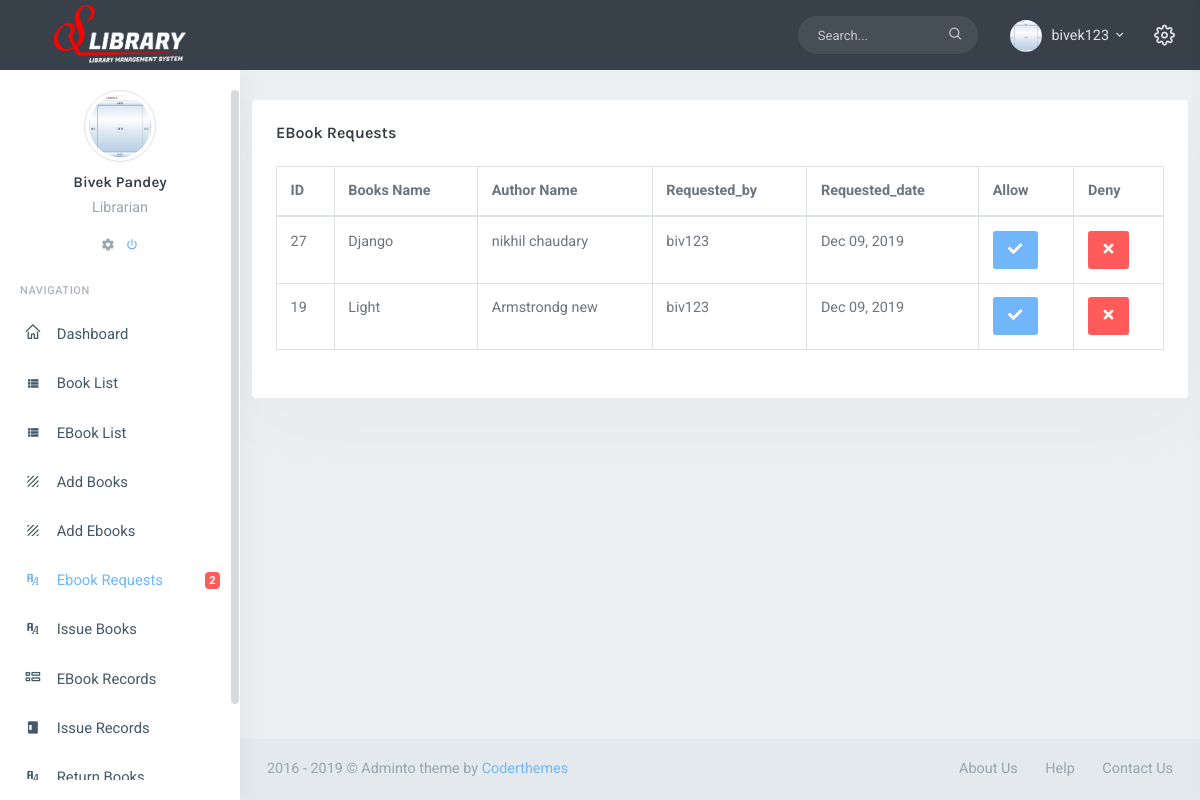
The app's page /view-ebook-request/ (signed in), older data.
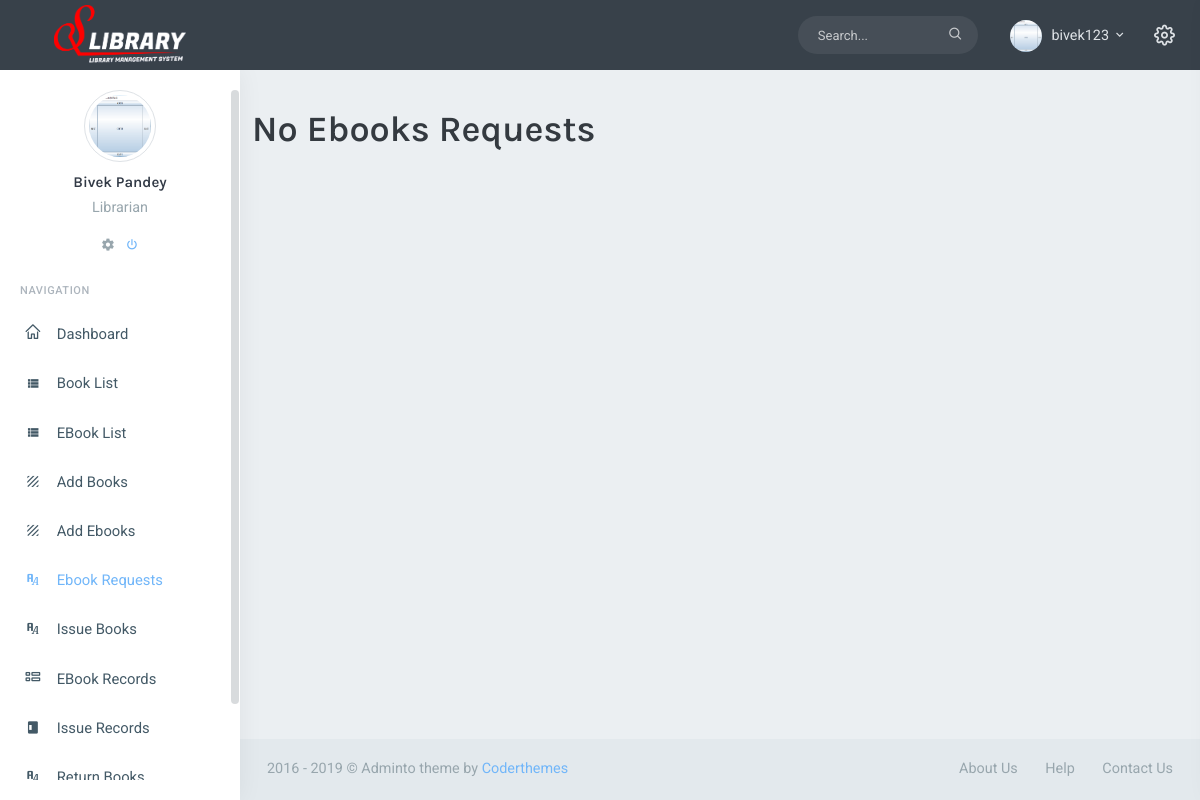
The same page, newer data.
### account/models.py (models this page shows)
class User(AbstractUser):
	CHOICES = (
        ('Librarian', 'Librarian'),
        ('Student', 'Student'),
    )
	Role=models.CharField(max_length=20,
		choices=CHOICES,
		default='Student')
	profile_pic=models.ImageField(upload_to='profile-pic',
		default='profile-pic/user.jpg')
	barcode=models.ImageField(blank=True, null=True)
	contact=models.CharField(max_length=100)
	is_active=models.BooleanField(default=False)

### operations/models.py (models this page shows, shortened)
class EbookRequest(models.Model):
	ebook=models.ForeignKey(Ebooks, on_delete=models.CASCADE)
	requested_by=models.ForeignKey(settings.AUTH_USER_MODEL, on_delete=models.CASCADE)
	requested_date=models.DateTimeField(auto_now_add=True)

class Ebooks(models.Model):
	name=models.CharField(max_length=100)
	book=models.FileField(upload_to='files')
	author_name=models.CharField(max_length=100)
	cover_image=models.ImageField(upload_to='image', default='image/bookim.png')
	added_date=models.DateTimeField(auto_now_add=True, null=True)
	catagory = models.ForeignKey(Catagory, on_delete=models.CASCADE, null=True)

### operations/decorators.py (the view)
		def wrap(request, *args, **kwargs):
			if request.user.Role in allowed_roles:
				return func(request, *args, **kwargs)
			else:
				raise PermissionDenied

### operations/context_processors.py (called while the page is built)
def my_context_processor(request):
    if request.user.is_authenticated:
        count=Message.objects.filter(posted_to=request.user, read=False).count()
        msgs=Message.objects.filter(posted_to=request.user).order_by('Posted_on')[::-1]
        sent_msgs=Message.objects.filter(
            posted_by=request.user).order_by('Posted_on')[::-1]
        return {
            'count': count,
            'msgs':msgs,
            'sent_msgs':sent_msgs
        }
    return {}

def get_all_catagory(request):
    catagories=Catagory.objects.all()
    return {'catagories':catagories}

def issue_requests(request):
    issue_requests=EbookRequest.objects.all().count()
    return {'issue_requests':issue_requests}

### operations/views.py (called while the page is built)
@login_required
@role_required(allowed_roles=['Librarian'])
def ViewEbookRequest(request):
    requests=EbookRequest.objects.all()
    return render(request, 'operations/ebook-request.html',
        {'requests':requests})

### operations/templates/operations/ebook-request.html (shortened to what this page needs)
{%extends 'operations/index.html'%}
{% load static %}
{% block content %}
{% if requests %}
<div class="row">
  <div class="col-12">
    <div class="card-box table-responsive">
      <h2 class="mt-0 header-title">EBook Requests</h2>
      <table id="selection-table1" class="table table-bordered dt-responsive nowrap">
        <thead>
          <tr>
            <th>ID</th>
            <th>Books Name</th>
            <th>Author Name</th>
            <th>Requested_by</th>
            <th>Requested_date</th>
            <th>Allow</th>
            <th>Deny</th>
          </tr>
        </thead>
        <tbody>
          {% for book in requests%}
          <tr>
            <td>{{book.ebook.id}}</td>
            <td>{{book.ebook.name}}</td>
            <td>{{book.ebook.author_name}}</td>
            <td>{{book.requested_by.username}}</td>
            <td>{{book.requested_date|date:"M d, Y"}}</td>
            <td>
            <form method="POST" action="{% url 'allow' book.id %}">
             <button class="btn btn-primary" value="allow" id="{{book.id}}" type="button" onclick="Actionrequest(this.id, this.value);"><i class="fas fa-check"></i></button>
             </form>
             </td>
             <td>
             <form method="POST" action="{% url 'deny' book.id %}">
                <button value="deny" id="{{book.id}}" type="button" class="btn btn-danger" onclick="Actionrequest(this.id, this.value);"><i class="fa fa-times" aria-hidden="true"></i></button>
             </form>
           </td>
         </tr>
         {% endfor %}
       </tbody>
     </table>
   </div>
 </div>
 {% else %}
 <h1>No Ebooks Requests </h1>
 {% endif %}
 {% endblock %}

### operations/templates/operations/index.html (shortened to what this page needs)
{% load static %}
<!DOCTYPE html>
<html lang="en">
<head>
    <link href="{% static 'assets/libs/custombox/custombox.min.css' %}" rel="stylesheet">
    <link href="{% static 'assets/libs/bootstrap-tagsinput/bootstrap-tagsinput.css' %}" rel="stylesheet" />
    <link href="{% static 'assets/libs/sweetalert2/sweetalert2.min.css' %}" rel="stylesheet" type="text/css" />
    <link href="{% static 'assets/css/bootstrap.min.css' %}" rel="stylesheet" type="text/css" />
    <link href="{% static 'assets/css/icons.min.css' %}" rel="stylesheet" type="text/css" />
    <link href="{% static 'assets/css/app.min.css' %}" rel="stylesheet" type="text/css" />
    <link href="{% static 'assets/libs/datatables/dataTables.bootstrap4.css' %}" rel="stylesheet" type="text/css" />
    <link href="{% static 'assets/libs/datatables/responsive.bootstrap4.css' %}" rel="stylesheet" type="text/css" />
    <link href="{% static 'assets/libs/datatables/buttons.bootstrap4.css' %}" rel="stylesheet" type="text/css" />
    <link href="{% static 'assets/libs/datatables/select.bootstrap4.css' %}" rel="stylesheet" type="text/css" />
    <link href="{% static 'assets/libs/sweetalert2/sweetalert2.min.css' %}" rel="stylesheet" type="text/css" />
</head>
<body class="topbar-dark">
    <div id="wrapper">
        <div class="navbar-custom navbar-custom-dark">
            <ul class="list-unstyled topnav-menu float-right mb-0">
                <li class="d-none d-sm-block">
                    <form class="app-search" method="POST" action="{% url 'search' %}">
                        <div class="app-search-box">
                            <div class="input-group">
                                <input type="text" class="form-control" placeholder="Search..." name="qs">
                                <div class="input-group-append">
                                    <button class="btn" type="submit">
                                        <i class="fe-search"></i>
                                    </button>
                                </div>
                            </div>
                        </div>
                    </form>
                </li>
                <li class="dropdown notification-list">
                    <a class="nav-link dropdown-toggle nav-user mr-0 waves-effect" data-toggle="dropdown" href="#" role="button" aria-haspopup="false" aria-expanded="false">
                        <img src="{{request.user.profile_pic.url}}" alt="user-image" class="rounded-circle">
                        <span class="pro-user-name ml-1">
                            {{request.user.username}} <i class="mdi mdi-chevron-down"></i>
                        </span>
                    </a>
                </li>
                <li class="dropdown notification-list">
                    <a href="javascript:void(0);" class="nav-link right-bar-toggle waves-effect">
                        <i class="fe-settings noti-icon"></i>
                    </a>
                </li>
            </ul>
            <div class="logo-box">
                <a href="{% url 'home'%}" class="logo text-center">
                    <span class="logo-lg">
                        <img  src="{% static 'assets/images/slogo.png' %}" style="filter: brightness(400%);" alt="" height="60">
                    </span>
                </a>
            </div>
        </div>
        <div class="left-side-menu">
            <div class="slimscroll-menu">
                <div class="user-box text-center">
                    <img src="{{request.user.profile_pic.url}}" alt="user-img" title="Mat Helme" class="rounded-circle img-thumbnail avatar-lg">
                    <div class="dropdown">
                        <a href="#" class="text-dark dropdown-toggle h5 mt-2 mb-1 d-block" data-toggle="dropdown">{{request.user.first_name}} {{request.user.last_name}}</a>
                    </div>
                    <p class="text-muted">{{request.user.Role}}</p>
                    <ul class="list-inline">
                        <li class="list-inline-item">
                            <a href="#" class="text-muted">
                                <i class="mdi mdi-settings"></i>
                            </a>
                        </li>
                        <li class="list-inline-item">
                            <a href="#" class="text-custom">
                                <i class="mdi mdi-power"></i>
                            </a>
                        </li>
                    </ul>
                </div>
                {% include 'operations/sidebar.html' %}
            </div>
        </div>
        <div class="content-page">
            <div class="content">
                {% block content %}
                {% endblock %}
                <footer class="footer">
                    <div class="container-fluid">
                        <div class="row">
                            <div class="col-md-6">
                               2016 - 2019 &copy; Adminto theme by <a href="">Coderthemes</a>
                           </div>
                           <div class="col-md-6">
                            <div class="text-md-right footer-links d-none d-sm-block">
                                <a href="javascript:void(0);">About Us</a>
                                <a href="javascript:void(0);">Help</a>
                                <a href="javascript:void(0);">Contact Us</a>
                            </div>
                        </div>
                    </div>
                </div>
            </footer>
        </div>
    </div>
</div>
</body>
</html>

### operations/templates/operations/sidebar.html (shortened to what this page needs)
<div id="sidebar-menu">
    <ul class="metismenu" id="side-menu">
        <li class="menu-title">Navigation</li>
        <li>
            <a href="{% url 'home' %}">
               <i class="dripicons-home"></i>
                <span> Dashboard </span>
            </a>
        </li>
        <li>
            <a href="{% url 'displaybooks'%}">
                <i class="mdi mdi-view-list"></i>
                <span> Book List </span>
            </a>
        </li>
        <li>
            <a href="{% url 'list-ebooks'%}">
                <i class="mdi mdi-view-list"></i>
                <span> EBook List </span>
            </a>
        </li>
        {% if request.user.Role == 'Librarian' %}
        <li>
            <a href="{% url 'addbooks'%}">
                <i class="mdi mdi-texture"></i>
                <span>Add Books</span>
            </a>
        </li>
        <li>
            <a href="{% url 'add-ebooks'%}">
                <i class="mdi mdi-texture"></i>
                <span>Add Ebooks</span>
            </a>
        </li>
        <li>
            <a href="{% url 'view-ebook-request'%}">
                <i class="mdi mdi-format-font"></i>
                <span>Ebook Requests</span>
                {%if issue_requests %}
                <span class="badge badge-danger float-right">{{issue_requests}}</span>
                {% endif %}
            </a>
        </li>
        <li>
            <a href="{% url 'issuebooks'%}">
                <i class="mdi mdi-format-font"></i>
                <span>Issue Books</span>
            </a>
        </li>
        <li>
            <a href="{% url 'ebook-activities'%}">
                <i class="dripicons-view-list-large"></i>
                <span> EBook Records </span>
            </a>
        </li>
        <li>
            <a href="{% url 'issue-activities'%}">
                <i class="mdi mdi-page-layout-sidebar-left"></i>
                <span> Issue Records </span>
            </a>
        </li>
        <li>
            <a href="{% url 'issuedbooks'%}">
                <i class="mdi mdi-format-font"></i>
                <span>Return Books</span>
            </a>
        </li>
        {% endif %}
    </ul>
</div>

Row changes from the older to the newer data that the page shows:
removed EbookRequest: ebook.id "27", ebook.name "Django", ebook.author_name "nikhil chaudary", requested_by.username "biv123", requested_date "Dec 09, 2019"
removed EbookRequest: ebook.id "19", ebook.name "Light", ebook.author_name "Armstrondg new", requested_by.username "biv123", requested_date "Dec 09, 2019"
Text that changed along with them:
{{ issue_requests }}: "2" → (not shown)
text no longer shown: "EBook Requests ID Books Name Author Name Requested_by Requested_date Allow Deny"
text now shown: "No Ebooks Requests"
